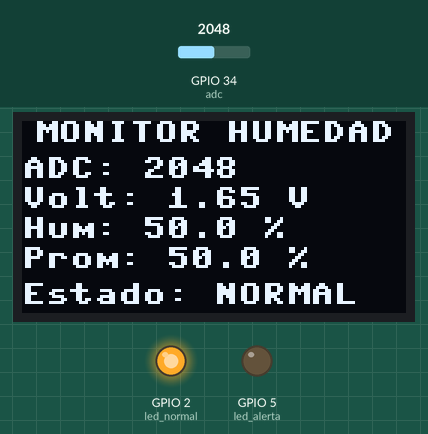
This program was run on a simulated ESP32 board running MicroPython. Parts: 128×64 one-colour display, output pins drawn as LEDs (lit = HIGH). The test bench sets the inputs (shaded band); at power-on: GPIO 34 (adc) = 2048 (analog values on the 0–4095 scale). Library files of the repository ran but are not shown: ssd1306.py; what the program prints to the serial console is not drawn.

Above: at 3.2 s.
3.3 s: GPIO 34 (adc) set to 3104
At 4.0 s:
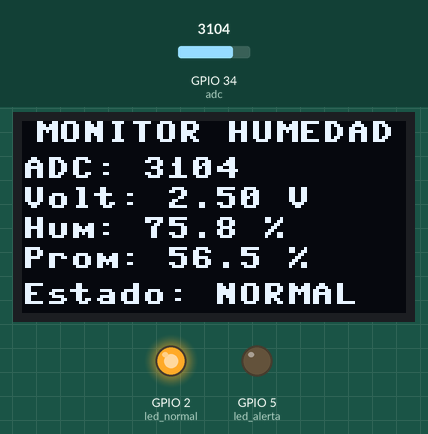
5.6 s: GPIO 34 (adc) set to 3176
At 7.2 s:
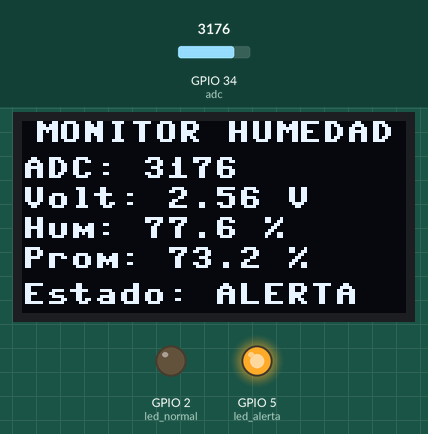
8.7 s: GPIO 34 (adc) set to 2866
At 13.5 s:
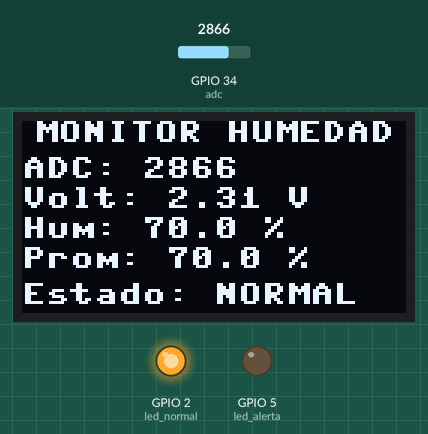
Timing chart, 0 to 15.0 s (numbered marks = the images above; inputs shaded):
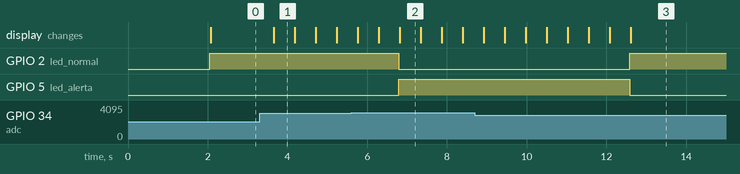

The program:

Analogico_I2C.py
```python
#la histerersis permite evitar que cerca del umbral se geneneren tintineos, relacionado a la sensibilidad del sensor
#normalmente sih histeresis harias lo siguientes
#Si humedad >= 70% → ALERTA,  Si humedad < 70%  → NORMAL
#con histeresis tenemos que crear un intervalo de accion
#Si humedad >= 70% → entra en ALERTA / Humedad sube hasta 70%  → activa alerta
#Si humedad <= 60% → vuelve a NORMAL ? Humedad baja hasta 60%  → desactiva alerta


# Sistema analógico con:
# - Conversión ADC a humedad
# - Buffer circular
# - Promedio móvil
# - Histéresis
# - LEDs de estado
# - Pantalla OLED SSD1306
# - Salida CSV

from machine import Pin, ADC, I2C
from time import sleep, ticks_ms
import ssd1306

#configuracion de ADC|
adc = ADC(Pin(34))
adc.atten(ADC.ATTN_11DB)      # Permite leer aprox. hasta 3.3 V
adc.width(ADC.WIDTH_12BIT)    # Lectura de 0 a 4095
#configuracion de outputs
led_normal = Pin(2, Pin.OUT)   # LED verde
led_alerta = Pin(5, Pin.OUT)   # LED rojo
# CONFIGURACIÓN DE LA PANTALLA OLED
i2c = I2C(
    0,
    scl=Pin(22),
    sda=Pin(21),
    freq=400000
)

oled = ssd1306.SSD1306_I2C(
    128,
    64,
    i2c,
    addr=0x3C
)


#valor de constantes
VREF = 3.3
ADC_MAX = 4095

UMBRAL_ALTO = 70   # Activa alerta
UMBRAL_BAJO = 60   # Desactiva alerta

def leer_adc():
    return adc.read()


def adc_a_voltaje(valor_adc):
    return valor_adc * VREF / ADC_MAX


def adc_a_humedad(valor_adc):
    humedad = valor_adc * 100 / ADC_MAX
    return humedad

def aplicar_histeresis(humedad, estado_actual):
    """
    estado_actual:
    False → NORMAL
    True  → ALERTA
    """
    if estado_actual == False and humedad >= UMBRAL_ALTO:
        estado_actual = True

    if estado_actual == True and humedad <= UMBRAL_BAJO:
        estado_actual = False
    return estado_actual

def controlar_leds(alerta):
    if alerta:
        led_alerta.on()
        led_normal.off()
        return "ALERTA"
    else:
        led_alerta.off()
        led_normal.on()
        return "NORMAL"

# buffer circular para suavizado de datos.
K = 8 #la cantidad de datos que se van a guardar provisionalmente
buf = [0.0] * K #generar los espacios
idx = 0
suma = 0.0
count = 0

def actualizar_buffer(nueva_muestra):
    global idx, suma, count

    valor_antiguo = buf[idx]
    suma -= valor_antiguo

    buf[idx] = nueva_muestra
    suma += nueva_muestra

    idx += 1

    if idx >= K:
        idx = 0

    if count < K:
        count += 1

    promedio = suma / count

    return promedio

# ==================================================
# PANTALLA OLED
# ==================================================

def actualizar_pantalla(
    valor_adc,
    voltaje,
    humedad,
    humedad_promedio,
    estado
):
    """
    Muestra los datos del sistema en la pantalla OLED.
    """

    # Limpiar la memoria gráfica.
    oled.fill(0)

    # Escribir información.
    oled.text("MONITOR HUMEDAD", 4, 0)

    oled.text(
        "ADC: %4d" % valor_adc,
        0,
        12
    )

    oled.text(
        "Volt: %.2f V" % voltaje,
        0,
        22
    )

    oled.text(
        "Hum: %.1f %%" % humedad,
        0,
        32
    )

    oled.text(
        "Prom: %.1f %%" % humedad_promedio,
        0,
        42
    )

    oled.text(
        "Estado: " + estado,
        0,
        54
    )

    # Enviar la información a la pantalla.
    oled.show()


# ==================================================
# MENSAJE INICIAL EN LA OLED
# ==================================================

oled.fill(0)
oled.text("SISTEMA INICIADO", 0, 18)
oled.text("ESP32 + SSD1306", 0, 34)
oled.show()

sleep(2)


print("Sistema analógico con histéresis")
print("muestra,tiempo_ms,adc,voltaje,humedad,estado")
muestra = 1 #para la creacion del csv
alerta = False
while True:
    tiempo = ticks_ms()

    valor_adc = leer_adc()
    voltaje = adc_a_voltaje(valor_adc)
    humedad = adc_a_humedad(valor_adc)
    humedad_estable = actualizar_buffer(humedad)

    alerta_humedad = aplicar_histeresis(humedad_estable,alerta)
    estado = controlar_leds(alerta_humedad)

    # Actualizar pantalla.
    actualizar_pantalla(
        valor_adc,
        voltaje,
        humedad,
        humedad_estable,
        estado
    )
    print(f"{muestra},{tiempo},{valor_adc},{voltaje:.3f},{humedad:.2f},{estado}")
    muestra += 1
    sleep(0.5)
```

Measured:
- the behaviour switches between 3139 and 3140 on GPIO 34 (adc) (found by bisection; images 1 and 2)
- after the input at 3.3 s, the display: changes after 0.36 s (image 1)
- after the input at 8.7 s, GPIO 2 (led_normal): LOW → HIGH after 3.9 s; GPIO 5 (led_alerta): HIGH → LOW after 3.9 s
- what the display in image 1 shows lasts 0.5 s, from 3.7 s to 4.2 s
